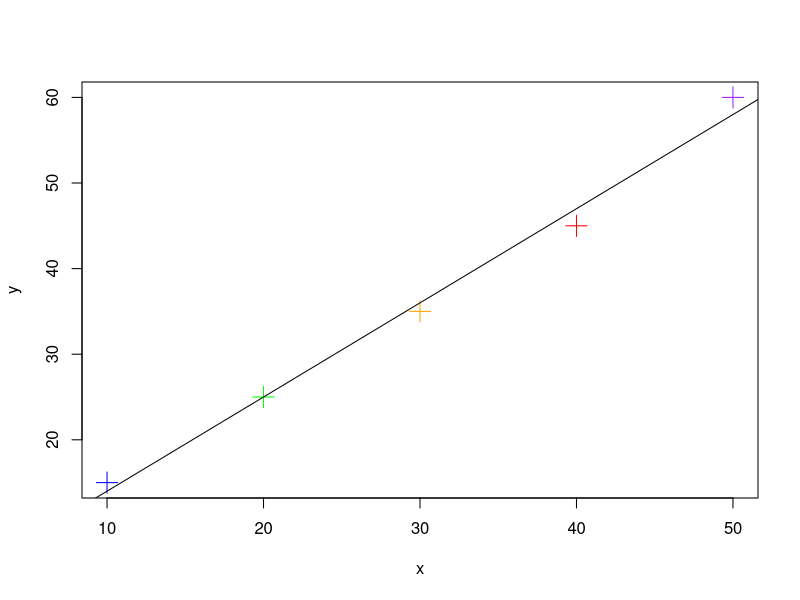

Write R code to recreate this figure.
x<-c(10,20,30,40,50)
y<-c(15,25,35,45,60)
plot(x,y,col=c("blue","green","orange","red","purple"),
     pch=3,cex=2)
abline(lm(y~x))
